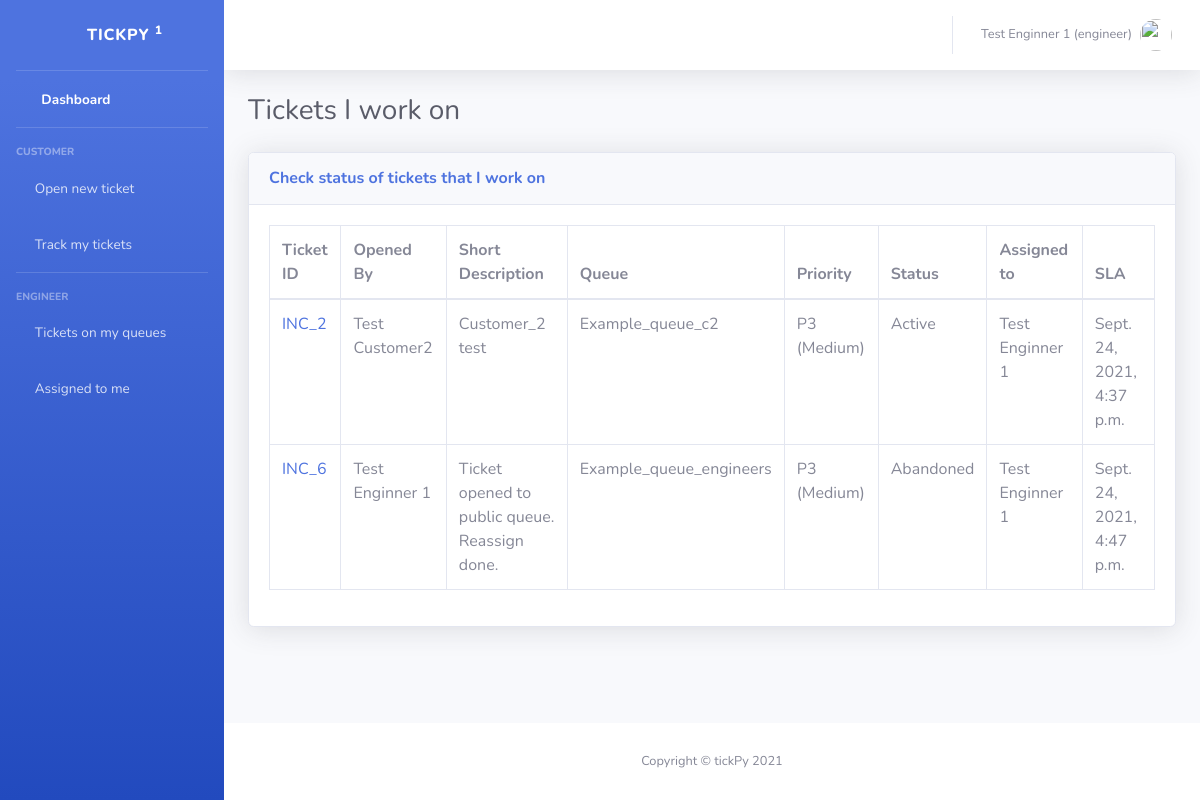
The app's page /engineer_assigned_to_me/ (signed in) with its own data.
### tick_app/models.py (models this page shows, shortened)
class Ticket(models.Model):
    PRIORITY = (
        ('P1 (Critical)', 'P1 (Critical)'),
        ('P2 (High)', 'P2 (High)'),
        ('P3 (Medium)', 'P3 (Medium)'),
        ('P4 (Low)', 'P4 (Low)'),
        ('P5 (Info)', 'P5 (Info)'),
    )
    STATUS = (
        ('New', 'New'),
        ('Resolved', 'Resolved'),
        ('Abandoned', 'Abandoned'),
        ('Info required', 'Info required'),
        ('Updated', 'Updated'),
        ('Active', 'Active'),
    )
    queue = models.ForeignKey(Queue, on_delete=models.CASCADE)
    resource = models.ForeignKey(Resource, on_delete=models.CASCADE)
    user = models.ForeignKey(User, on_delete=models.CASCADE)
    assigned_engineer = models.CharField(max_length=100, blank=True)
    priority = models.CharField(max_length=16, choices=PRIORITY)
    short_desc = models.CharField(max_length=50)
    long_desc = models.TextField()
    date_created = models.DateTimeField(auto_now_add=True, null=True)
    status = models.CharField(max_length=16, choices=STATUS, default='New')

class Queue(models.Model):
    name = models.CharField(max_length=200, null=True)
    assigned_users = models.ManyToManyField(User, blank=True)
    def __str__(self):
        return self.name

### tick_app/decorators.py (the view)
        def wrapper_func(request, *args, **kwargs):
            group = None
            if request.user.groups.exists():
                group = request.user.groups.all()[0].name
            if group in allowed_roles:
                return view_func(request, *args, **kwargs)
            else:
                return HttpResponse('You are not authorized to view this page')

### tick_app/views.py (called while the page is built)
@allowed_users(allowed_roles=['admin', 'engineer'])
@login_required(login_url='login')
def show_tickets_assigned_to_me(request):
    user_first_name = request.user.first_name
    user_last_name = request.user.last_name
    working_engineer = f"{user_first_name} {user_last_name}"
    tickets = Ticket.objects.all()
    tickets_assigned_to_me = tickets.filter(assigned_engineer=working_engineer)
    context = {'tickets': tickets_assigned_to_me}
    return render(request, 'tick_app/engineer_assigned_to_me.html', context)

### tick_app/templates/tick_app/engineer_assigned_to_me.html (shortened to what this page needs)
{% extends 'tick_app/main.html' %}
{% load static %}
{% block content %}
<body id="page-top">
<div id="wrapper">
    {% include 'tick_app/sidebar.html'%}
    <div id="content-wrapper" class="d-flex flex-column">
        <div id="content">
            {% include 'tick_app/navbar.html'%}
            <div class="container-fluid">
                <div class="d-sm-flex align-items-center justify-content-between mb-4">
                    <h1 class="h3 mb-0 text-gray-800">Tickets I work on</h1>
                </div>
                <div class="card shadow mb-4">
                    <div class="card-header py-3">
                        <h6 class="m-0 font-weight-bold text-primary">Check status of tickets that I work on</h6>
                    </div>
                    <div class="card-body">
                        <div class="table-responsive">
                            <table class="table table-bordered" id="dataTable" width="100%" cellspacing="0">
                                <thead>
                                <tr>
                                    <th>Ticket ID</th>
                                    <th>Opened By</th>
                                    <th>Short Description</th>
                                    <th>Queue</th>
                                    <th>Priority</th>
                                    <th>Status</th>
                                    <th>Assigned to</th>
                                    <th>SLA</th>
                                </tr>
                                </thead>
                                <tbody>
                                {% for ticket in tickets %}
                                <tr>
                                    <td><a href="{% url 'show_ticket' ticket.id %}">INC_{{ ticket.id }}</a></td>
                                    <td>{{ ticket.user.first_name}} {{ ticket.user.last_name}}</td>
                                    <td>{{ ticket.short_desc }}</td>
                                    <td>{{ ticket.queue }}</td>
                                    <td>{{ ticket.priority }}</td>
                                    <td>{{ ticket.status }}</td>
                                    <td>{{ ticket.assigned_engineer }}</td>
                                    <td>{{ ticket.date_created }}</td>
                                </tr>
                                {% endfor %}
                                </tbody>
                            </table>
                        </div>
                    </div>
                </div>
            </div>
        </div>
        {% include 'tick_app/footer.html' %}
    </div>
</div>
{% endblock %}

### tick_app/templates/tick_app/navbar.html (shortened to what this page needs)
{% load static %}
<nav class="navbar navbar-expand navbar-light bg-white topbar mb-4 static-top shadow">
    <ul class="navbar-nav ml-auto">
        <li class="nav-item dropdown no-arrow">
            <a class="nav-link dropdown-toggle" href="#" id="userDropdown" role="button"
               data-toggle="dropdown" aria-haspopup="true" aria-expanded="false">
                <span class="mr-2 d-none d-lg-inline text-gray-600 small">{{ request.user.first_name}} {{request.user.last_name}} ({{request.user.groups.get}})</span>
                <img class="img-profile rounded-circle"
                     src="{% static 'img/undraw_profile.svg' %}">
            </a>
        </li>
    </ul>
</nav>

### records on screen
Ticket: id "2", user.first_name "Test", user.last_name "Customer2", short_desc "Customer_2 test", queue "Example_queue_c2", priority "P3 (Medium)", status "Active", assigned_engineer "Test Enginner 1", date_created "Sept. 24, 2021, 4:37 p.m."
Ticket: id "6", user.first_name "Test", user.last_name "Enginner 1", short_desc "Ticket opened to public queue. Reassign done.", queue "Example_queue_engineers", priority "P3 (Medium)", status "Abandoned", assigned_engineer "Test Enginner 1", date_created "Sept. 24, 2021, 4:47 p.m."

### other values on screen
{{ request.user.first_name }} "Test"
{{ request.user.last_name }} "Enginner 1"
{{ request.user.groups.get }} "engineer"
